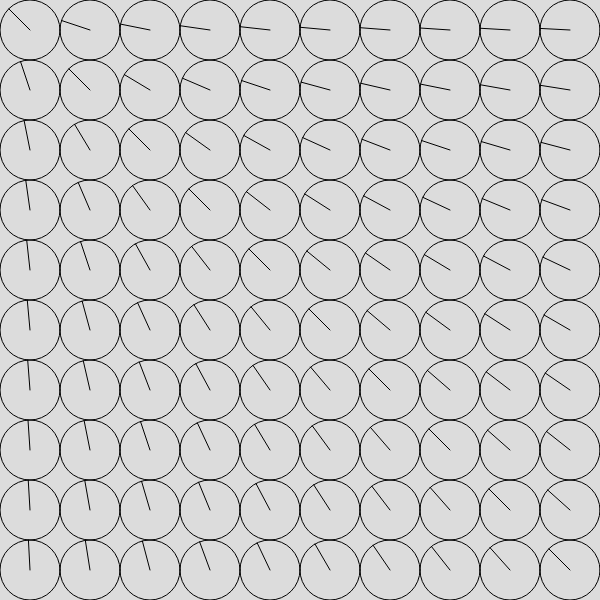
Frame 1 (no input)
Frame 60 (no input): identical to frame 1, image omitted
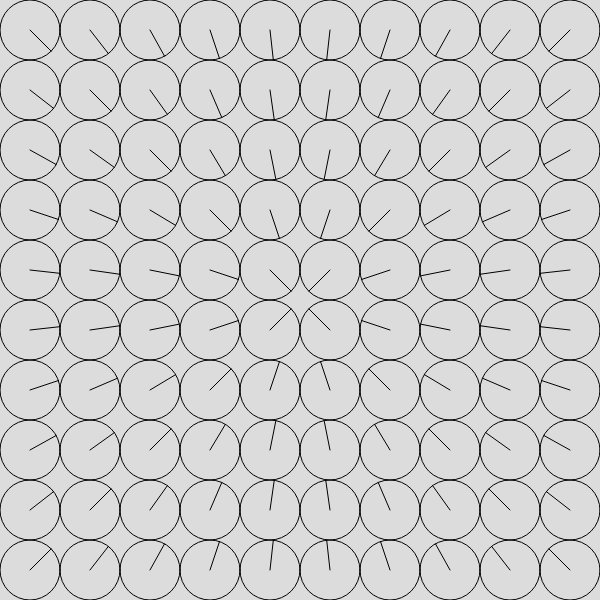
Frame 120 (the mouse pressed at the canvas centre since frame 60)

The p5.js sketch that drew these frames (run headless with seeded random() and noise() and a simulated clock; from frame 60 on, the mouse is pressed at the canvas centre):

// p5.js sketch
// ── sketch.js
var cols;
var rows;
var gridX;
var gridY;
var lineLength;

function setup() {
  createCanvas(600, 600);
  angleMode(DEGREES);
  cols = 10;
  rows = 10;
  gridX = width / cols;
  gridY = height / rows;
  lineLength = gridX / 2;
}

function draw() {
  background(220);
  for (let i = 0; i < cols; i++) {
    for (let j = 0; j < rows; j++) {
      var x = i * gridX;
      var y = j * gridY;
      stroke(0);

      /// Uhren
      noFill();
      circle(x + gridX / 2, y + gridY / 2, gridX);
      //Some helpful Code from Nicolas, which I changed to fit my project.
      // line(x + gridX / 2, y + gridY / 2, mouseX, mouseY);
      let angle = atan2(mouseY - y - gridY / 2, mouseX - x - gridX / 2);
      line(
        x + gridX / 2,
        y + gridY / 2,
        x + gridX / 2 + cos(angle) * lineLength,
        y + gridY / 2 + sin(angle) * lineLength
      );
    }
  }
}
